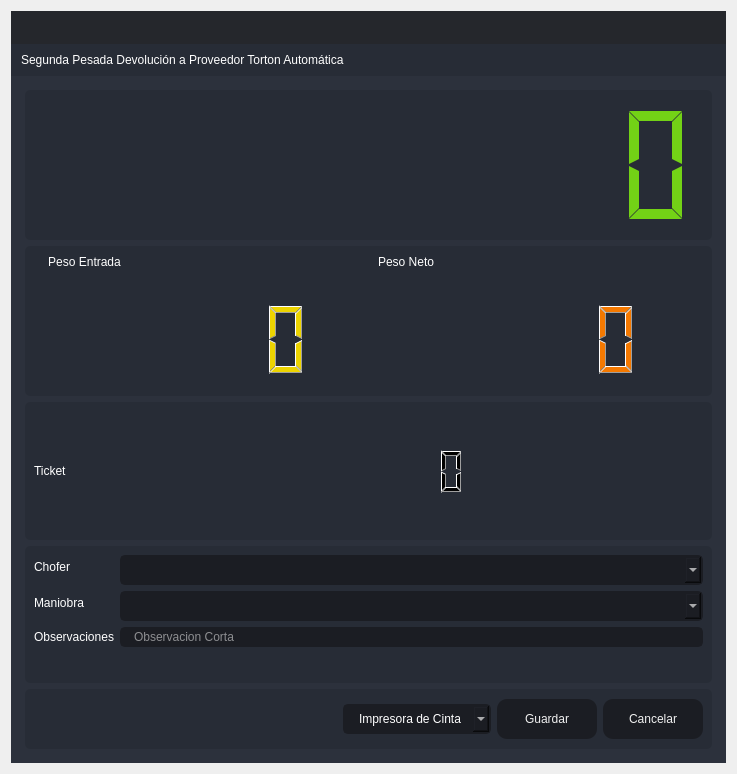
<?xml version="1.0" encoding="UTF-8"?>
<ui version="4.0">
 <class>SegundaPTA</class>
 <widget class="QDialog" name="SegundaPTA">
  <property name="windowModality">
   <enum>Qt::ApplicationModal</enum>
  </property>
  <property name="geometry">
   <rect>
    <x>0</x>
    <y>0</y>
    <width>737</width>
    <height>774</height>
   </rect>
  </property>
  <property name="minimumSize">
   <size>
    <width>737</width>
    <height>774</height>
   </size>
  </property>
  <property name="maximumSize">
   <size>
    <width>737</width>
    <height>774</height>
   </size>
  </property>
  <property name="windowTitle">
   <string>Segunda Pesada Devolución a Proveedor Torton Automática</string>
  </property>
  <property name="windowIcon">
   <iconset resource="files.qrc">
    <normaloff>:/16x16/icons/16x16/logo.png</normaloff>:/16x16/icons/16x16/logo.png</iconset>
  </property>
  <layout class="QVBoxLayout" name="verticalLayout_6">
   <item>
    <widget class="QFrame" name="frame_main">
     <property name="styleSheet">
      <string notr="true">/* LINE EDIT */
QLineEdit {
	background-color: rgb(27, 29, 35);
	border-radius: 5px;
	border: 2px solid rgb(27, 29, 35);
	padding-left: 10px;
}
QLineEdit:hover {
	border: 2px solid rgb(64, 71, 88);
}
QLineEdit:focus {
	border: 2px solid rgb(91, 101, 124);
}

/* SCROLL BARS */
QScrollBar:horizontal {
    border: none;
    background: rgb(52, 59, 72);
    height: 14px;
    margin: 0px 21px 0 21px;
	border-radius: 0px;
}
QScrollBar::handle:horizontal {
    background: rgb(85, 170, 255);
    min-width: 25px;
	border-radius: 7px
}
QScrollBar::add-line:horizontal {
    border: none;
    background: rgb(55, 63, 77);
    width: 20px;
	border-top-right-radius: 7px;
    border-bottom-right-radius: 7px;
    subcontrol-position: right;
    subcontrol-origin: margin;
}
QScrollBar::sub-line:horizontal {
    border: none;
    background: rgb(55, 63, 77);
    width: 20px;
	border-top-left-radius: 7px;
    border-bottom-left-radius: 7px;
    subcontrol-position: left;
    subcontrol-origin: margin;
}
QScrollBar::up-arrow:horizontal, QScrollBar::down-arrow:horizontal
{
     background: none;
}
QScrollBar::add-page:horizontal, QScrollBar::sub-page:horizontal
{
     background: none;
}
 QScrollBar:vertical {
	border: none;
    background: rgb(52, 59, 72);
    width: 14px;
    margin: 21px 0 21px 0;
	border-radius: 0px;
 }
 QScrollBar::handle:vertical {	
	background: rgb(85, 170, 255);
    min-height: 25px;
	border-radius: 7px
 }
 QScrollBar::add-line:vertical {
     border: none;
    background: rgb(55, 63, 77);
     height: 20px;
	border-bottom-left-radius: 7px;
    border-bottom-right-radius: 7px;
     subcontrol-position: bottom;
     subcontrol-origin: margin;
 }
 QScrollBar::sub-line:vertical {
	border: none;
    background: rgb(55, 63, 77);
     height: 20px;
	border-top-left-radius: 7px;
    border-top-right-radius: 7px;
     subcontrol-position: top;
     subcontrol-origin: margin;
 }
 QScrollBar::up-arrow:vertical, QScrollBar::down-arrow:vertical {
     background: none;
 }

 QScrollBar::add-page:vertical, QScrollBar::sub-page:vertical {
     background: none;
 }

/* CHECKBOX */
QCheckBox::indicator {
    border: 3px solid rgb(52, 59, 72);
	width: 15px;
	height: 15px;
	border-radius: 10px;
    background: rgb(44, 49, 60);
}
QCheckBox::indicator:hover {
    border: 3px solid rgb(58, 66, 81);
}
QCheckBox::indicator:checked {
    background: 3px solid rgb(52, 59, 72);
	border: 3px solid rgb(52, 59, 72);	
	background-image: url(:/16x16/icons/16x16/cil-check-alt.png);
}

/* RADIO BUTTON */
QRadioButton::indicator {
    border: 3px solid rgb(52, 59, 72);
	width: 15px;
	height: 15px;
	border-radius: 10px;
    background: rgb(44, 49, 60);
}
QRadioButton::indicator:hover {
    border: 3px solid rgb(58, 66, 81);
}
QRadioButton::indicator:checked {
    background: 3px solid rgb(94, 106, 130);
	border: 3px solid rgb(52, 59, 72);	
}

/* COMBOBOX */
QComboBox{
	background-color: rgb(27, 29, 35);
	border-radius: 5px;
	border: 2px solid rgb(27, 29, 35);
	padding: 5px;
	padding-left: 10px;
}
QComboBox:hover{
	border: 2px solid rgb(64, 71, 88);
}
QComboBox::drop-down {
	subcontrol-origin: padding;
	subcontrol-position: top right;
	width: 25px; 
	border-left-width: 3px;
	border-left-color: rgba(39, 44, 54, 150);
	border-left-style: solid;
	border-top-right-radius: 3px;
	border-bottom-right-radius: 3px;	
	background-image: url(:/16x16/icons/16x16/cil-arrow-bottom.png);
	background-position: center;
	background-repeat: no-reperat;
 }
QComboBox QAbstractItemView {
	color: rgb(85, 170, 255);	
	background-color: rgb(27, 29, 35);
	padding: 10px;
	selection-background-color: rgb(39, 44, 54);
}

/* SLIDERS */
QSlider::groove:horizontal {
    border-radius: 9px;
    height: 18px;
	margin: 0px;
	background-color: rgb(52, 59, 72);
}
QSlider::groove:horizontal:hover {
	background-color: rgb(55, 62, 76);
}
QSlider::handle:horizontal {
    background-color: rgb(85, 170, 255);
    border: none;
    height: 18px;
    width: 18px;
    margin: 0px;
	border-radius: 9px;
}
QSlider::handle:horizontal:hover {
    background-color: rgb(105, 180, 255);
}
QSlider::handle:horizontal:pressed {
    background-color: rgb(65, 130, 195);
}

QSlider::groove:vertical {
    border-radius: 9px;
    width: 18px;
    margin: 0px;
	background-color: rgb(52, 59, 72);
}
QSlider::groove:vertical:hover {
	background-color: rgb(55, 62, 76);
}
QSlider::handle:vertical {
    background-color: rgb(85, 170, 255);
	border: none;
    height: 18px;
    width: 18px;
    margin: 0px;
	border-radius: 9px;
}
QSlider::handle:vertical:hover {
    background-color: rgb(105, 180, 255);
}
QSlider::handle:vertical:pressed {
    background-color: rgb(65, 130, 195);
}

</string>
     </property>
     <property name="frameShape">
      <enum>QFrame::NoFrame</enum>
     </property>
     <property name="frameShadow">
      <enum>QFrame::Raised</enum>
     </property>
     <layout class="QVBoxLayout" name="verticalLayout">
      <property name="spacing">
       <number>0</number>
      </property>
      <property name="leftMargin">
       <number>0</number>
      </property>
      <property name="topMargin">
       <number>0</number>
      </property>
      <property name="rightMargin">
       <number>0</number>
      </property>
      <property name="bottomMargin">
       <number>0</number>
      </property>
      <item>
       <widget class="QFrame" name="frame_top">
        <property name="minimumSize">
         <size>
          <width>0</width>
          <height>65</height>
         </size>
        </property>
        <property name="maximumSize">
         <size>
          <width>16777215</width>
          <height>65</height>
         </size>
        </property>
        <property name="styleSheet">
         <string notr="true">background-color: transparent;</string>
        </property>
        <property name="frameShape">
         <enum>QFrame::NoFrame</enum>
        </property>
        <property name="frameShadow">
         <enum>QFrame::Raised</enum>
        </property>
        <layout class="QHBoxLayout" name="horizontalLayout_3">
         <property name="spacing">
          <number>0</number>
         </property>
         <property name="leftMargin">
          <number>0</number>
         </property>
         <property name="topMargin">
          <number>0</number>
         </property>
         <property name="rightMargin">
          <number>0</number>
         </property>
         <property name="bottomMargin">
          <number>0</number>
         </property>
         <item>
          <widget class="QFrame" name="frame_toggle">
           <property name="maximumSize">
            <size>
             <width>70</width>
             <height>16777215</height>
            </size>
           </property>
           <property name="styleSheet">
            <string notr="true">background-color: rgb(27, 29, 35);</string>
           </property>
           <property name="frameShape">
            <enum>QFrame::NoFrame</enum>
           </property>
           <property name="frameShadow">
            <enum>QFrame::Raised</enum>
           </property>
           <layout class="QVBoxLayout" name="verticalLayout_3">
            <property name="spacing">
             <number>0</number>
            </property>
            <property name="leftMargin">
             <number>0</number>
            </property>
            <property name="topMargin">
             <number>0</number>
            </property>
            <property name="rightMargin">
             <number>0</number>
            </property>
            <property name="bottomMargin">
             <number>0</number>
            </property>
           </layout>
          </widget>
         </item>
         <item>
          <widget class="QFrame" name="frame_top_right">
           <property name="styleSheet">
            <string notr="true">background: transparent;</string>
           </property>
           <property name="frameShape">
            <enum>QFrame::NoFrame</enum>
           </property>
           <property name="frameShadow">
            <enum>QFrame::Raised</enum>
           </property>
           <layout class="QVBoxLayout" name="verticalLayout_2">
            <property name="spacing">
             <number>0</number>
            </property>
            <property name="leftMargin">
             <number>0</number>
            </property>
            <property name="topMargin">
             <number>0</number>
            </property>
            <property name="rightMargin">
             <number>0</number>
            </property>
            <property name="bottomMargin">
             <number>0</number>
            </property>
            <item>
             <widget class="QFrame" name="frame_top_btns">
              <property name="maximumSize">
               <size>
                <width>16777215</width>
                <height>42</height>
               </size>
              </property>
              <property name="styleSheet">
               <string notr="true">background-color: rgba(27, 29, 35, 200)</string>
              </property>
              <property name="frameShape">
               <enum>QFrame::NoFrame</enum>
              </property>
              <property name="frameShadow">
               <enum>QFrame::Raised</enum>
              </property>
              <layout class="QHBoxLayout" name="horizontalLayout_4">
               <property name="spacing">
                <number>0</number>
               </property>
               <property name="leftMargin">
                <number>0</number>
               </property>
               <property name="topMargin">
                <number>0</number>
               </property>
               <property name="rightMargin">
                <number>0</number>
               </property>
               <property name="bottomMargin">
                <number>0</number>
               </property>
               <item>
                <widget class="QFrame" name="frame_label_top_btns">
                 <property name="sizePolicy">
                  <sizepolicy hsizetype="Expanding" vsizetype="Preferred">
                   <horstretch>0</horstretch>
                   <verstretch>0</verstretch>
                  </sizepolicy>
                 </property>
                 <property name="frameShape">
                  <enum>QFrame::NoFrame</enum>
                 </property>
                 <property name="frameShadow">
                  <enum>QFrame::Raised</enum>
                 </property>
                 <layout class="QHBoxLayout" name="horizontalLayout_10">
                  <property name="spacing">
                   <number>0</number>
                  </property>
                  <property name="leftMargin">
                   <number>5</number>
                  </property>
                  <property name="topMargin">
                   <number>0</number>
                  </property>
                  <property name="rightMargin">
                   <number>10</number>
                  </property>
                  <property name="bottomMargin">
                   <number>0</number>
                  </property>
                 </layout>
                </widget>
               </item>
               <item alignment="Qt::AlignRight">
                <widget class="QFrame" name="frame_btns_right">
                 <property name="sizePolicy">
                  <sizepolicy hsizetype="Expanding" vsizetype="Preferred">
                   <horstretch>0</horstretch>
                   <verstretch>0</verstretch>
                  </sizepolicy>
                 </property>
                 <property name="maximumSize">
                  <size>
                   <width>120</width>
                   <height>16777215</height>
                  </size>
                 </property>
                 <property name="frameShape">
                  <enum>QFrame::NoFrame</enum>
                 </property>
                 <property name="frameShadow">
                  <enum>QFrame::Raised</enum>
                 </property>
                 <layout class="QHBoxLayout" name="horizontalLayout_5">
                  <property name="spacing">
                   <number>0</number>
                  </property>
                  <property name="leftMargin">
                   <number>0</number>
                  </property>
                  <property name="topMargin">
                   <number>0</number>
                  </property>
                  <property name="rightMargin">
                   <number>0</number>
                  </property>
                  <property name="bottomMargin">
                   <number>0</number>
                  </property>
                 </layout>
                </widget>
               </item>
              </layout>
             </widget>
            </item>
            <item>
             <widget class="QFrame" name="frame_top_info">
              <property name="maximumSize">
               <size>
                <width>16777215</width>
                <height>65</height>
               </size>
              </property>
              <property name="styleSheet">
               <string notr="true">background-color: rgb(39, 44, 54);</string>
              </property>
              <property name="frameShape">
               <enum>QFrame::NoFrame</enum>
              </property>
              <property name="frameShadow">
               <enum>QFrame::Raised</enum>
              </property>
              <layout class="QHBoxLayout" name="horizontalLayout_8">
               <property name="spacing">
                <number>0</number>
               </property>
               <property name="leftMargin">
                <number>10</number>
               </property>
               <property name="topMargin">
                <number>0</number>
               </property>
               <property name="rightMargin">
                <number>10</number>
               </property>
               <property name="bottomMargin">
                <number>0</number>
               </property>
               <item>
                <widget class="QLabel" name="label">
                 <property name="styleSheet">
                  <string notr="true">font: 75 16pt &quot;MS Shell Dlg 2&quot;;
color: rgb(255, 255, 255);</string>
                 </property>
                 <property name="text">
                  <string>Segunda Pesada Devolución a Proveedor Torton Automática</string>
                 </property>
                </widget>
               </item>
              </layout>
             </widget>
            </item>
           </layout>
          </widget>
         </item>
        </layout>
       </widget>
      </item>
      <item>
       <widget class="QFrame" name="frame_center">
        <property name="sizePolicy">
         <sizepolicy hsizetype="Expanding" vsizetype="Expanding">
          <horstretch>0</horstretch>
          <verstretch>0</verstretch>
         </sizepolicy>
        </property>
        <property name="styleSheet">
         <string notr="true">background-color: rgb(40, 44, 52);</string>
        </property>
        <property name="frameShape">
         <enum>QFrame::NoFrame</enum>
        </property>
        <property name="frameShadow">
         <enum>QFrame::Raised</enum>
        </property>
        <layout class="QHBoxLayout" name="horizontalLayout_2">
         <property name="spacing">
          <number>0</number>
         </property>
         <property name="leftMargin">
          <number>0</number>
         </property>
         <property name="topMargin">
          <number>0</number>
         </property>
         <property name="rightMargin">
          <number>0</number>
         </property>
         <property name="bottomMargin">
          <number>0</number>
         </property>
         <item>
          <widget class="QFrame" name="frame_content_right">
           <property name="styleSheet">
            <string notr="true">background-color: rgb(44, 49, 60);</string>
           </property>
           <property name="frameShape">
            <enum>QFrame::NoFrame</enum>
           </property>
           <property name="frameShadow">
            <enum>QFrame::Raised</enum>
           </property>
           <layout class="QVBoxLayout" name="verticalLayout_4">
            <property name="spacing">
             <number>0</number>
            </property>
            <property name="leftMargin">
             <number>0</number>
            </property>
            <property name="topMargin">
             <number>0</number>
            </property>
            <property name="rightMargin">
             <number>0</number>
            </property>
            <property name="bottomMargin">
             <number>0</number>
            </property>
            <item>
             <widget class="QFrame" name="frame_content">
              <property name="frameShape">
               <enum>QFrame::NoFrame</enum>
              </property>
              <property name="frameShadow">
               <enum>QFrame::Raised</enum>
              </property>
              <layout class="QVBoxLayout" name="verticalLayout_9">
               <property name="spacing">
                <number>0</number>
               </property>
               <property name="leftMargin">
                <number>5</number>
               </property>
               <property name="topMargin">
                <number>5</number>
               </property>
               <property name="rightMargin">
                <number>5</number>
               </property>
               <property name="bottomMargin">
                <number>5</number>
               </property>
               <item>
                <widget class="QStackedWidget" name="stackedWidget">
                 <property name="styleSheet">
                  <string notr="true">background: transparent;</string>
                 </property>
                 <property name="currentIndex">
                  <number>0</number>
                 </property>
                 <widget class="QWidget" name="page_home">
                  <layout class="QVBoxLayout" name="verticalLayout_10">
                   <item>
                    <widget class="QFrame" name="frame_3">
                     <property name="minimumSize">
                      <size>
                       <width>0</width>
                       <height>150</height>
                      </size>
                     </property>
                     <property name="maximumSize">
                      <size>
                       <width>16777215</width>
                       <height>150</height>
                      </size>
                     </property>
                     <property name="styleSheet">
                      <string notr="true">background-color: rgb(39, 44, 54);
border-radius: 5px;</string>
                     </property>
                     <property name="frameShape">
                      <enum>QFrame::StyledPanel</enum>
                     </property>
                     <property name="frameShadow">
                      <enum>QFrame::Raised</enum>
                     </property>
                     <layout class="QVBoxLayout" name="verticalLayout_11">
                      <item>
                       <layout class="QVBoxLayout" name="verticalLayout_8">
                        <item>
                         <widget class="QLCDNumber" name="lcdNumber_7">
                          <property name="styleSheet">
                           <string notr="true">color:rgb(115, 210, 22)</string>
                          </property>
                          <property name="digitCount">
                           <number>10</number>
                          </property>
                          <property name="segmentStyle">
                           <enum>QLCDNumber::Flat</enum>
                          </property>
                         </widget>
                        </item>
                       </layout>
                      </item>
                     </layout>
                    </widget>
                   </item>
                   <item>
                    <widget class="QFrame" name="frame_4">
                     <property name="minimumSize">
                      <size>
                       <width>0</width>
                       <height>150</height>
                      </size>
                     </property>
                     <property name="maximumSize">
                      <size>
                       <width>16777215</width>
                       <height>150</height>
                      </size>
                     </property>
                     <property name="styleSheet">
                      <string notr="true">background-color: rgb(39, 44, 54);
border-radius: 5px;</string>
                     </property>
                     <property name="frameShape">
                      <enum>QFrame::StyledPanel</enum>
                     </property>
                     <property name="frameShadow">
                      <enum>QFrame::Raised</enum>
                     </property>
                     <layout class="QHBoxLayout" name="horizontalLayout_6">
                      <item>
                       <layout class="QFormLayout" name="formLayout_4">
                        <property name="sizeConstraint">
                         <enum>QLayout::SetDefaultConstraint</enum>
                        </property>
                        <property name="fieldGrowthPolicy">
                         <enum>QFormLayout::FieldsStayAtSizeHint</enum>
                        </property>
                        <property name="rowWrapPolicy">
                         <enum>QFormLayout::DontWrapRows</enum>
                        </property>
                        <property name="labelAlignment">
                         <set>Qt::AlignLeading|Qt::AlignLeft|Qt::AlignVCenter</set>
                        </property>
                        <property name="formAlignment">
                         <set>Qt::AlignHCenter|Qt::AlignTop</set>
                        </property>
                        <property name="horizontalSpacing">
                         <number>10</number>
                        </property>
                        <property name="verticalSpacing">
                         <number>30</number>
                        </property>
                        <property name="leftMargin">
                         <number>0</number>
                        </property>
                        <property name="rightMargin">
                         <number>0</number>
                        </property>
                        <item row="0" column="0">
                         <widget class="QLabel" name="label_3">
                          <property name="layoutDirection">
                           <enum>Qt::LeftToRight</enum>
                          </property>
                          <property name="styleSheet">
                           <string notr="true">color: rgb(255, 255, 255);
font: 75 12pt &quot;MS Shell Dlg 2&quot;;</string>
                          </property>
                          <property name="frameShape">
                           <enum>QFrame::NoFrame</enum>
                          </property>
                          <property name="text">
                           <string>Peso Entrada</string>
                          </property>
                          <property name="alignment">
                           <set>Qt::AlignCenter</set>
                          </property>
                         </widget>
                        </item>
                        <item row="0" column="1">
                         <widget class="QLabel" name="label_4">
                          <property name="styleSheet">
                           <string notr="true">color: rgb(255, 255, 255);
font: 75 12pt &quot;MS Shell Dlg 2&quot;;</string>
                          </property>
                          <property name="text">
                           <string>Peso Neto</string>
                          </property>
                          <property name="alignment">
                           <set>Qt::AlignCenter</set>
                          </property>
                         </widget>
                        </item>
                        <item row="1" column="0">
                         <widget class="QLCDNumber" name="lcdNumber_3">
                          <property name="minimumSize">
                           <size>
                            <width>320</width>
                            <height>80</height>
                           </size>
                          </property>
                          <property name="maximumSize">
                           <size>
                            <width>16777215</width>
                            <height>80</height>
                           </size>
                          </property>
                          <property name="styleSheet">
                           <string notr="true">color:rgb(237, 212, 0)</string>
                          </property>
                         </widget>
                        </item>
                        <item row="1" column="1">
                         <widget class="QLCDNumber" name="lcdNumber_1">
                          <property name="minimumSize">
                           <size>
                            <width>320</width>
                            <height>80</height>
                           </size>
                          </property>
                          <property name="maximumSize">
                           <size>
                            <width>320</width>
                            <height>80</height>
                           </size>
                          </property>
                          <property name="styleSheet">
                           <string notr="true">color: rgb(245, 121, 0)</string>
                          </property>
                         </widget>
                        </item>
                       </layout>
                      </item>
                     </layout>
                    </widget>
                   </item>
                   <item>
                    <widget class="QFrame" name="frame_5">
                     <property name="minimumSize">
                      <size>
                       <width>0</width>
                       <height>100</height>
                      </size>
                     </property>
                     <property name="styleSheet">
                      <string notr="true">background-color: rgb(39, 44, 54);
border-radius: 5px;</string>
                     </property>
                     <property name="frameShape">
                      <enum>QFrame::StyledPanel</enum>
                     </property>
                     <property name="frameShadow">
                      <enum>QFrame::Raised</enum>
                     </property>
                     <layout class="QHBoxLayout" name="horizontalLayout_7">
                      <item>
                       <layout class="QHBoxLayout" name="horizontalLayout">
                        <item>
                         <widget class="QLabel" name="label_5">
                          <property name="styleSheet">
                           <string notr="true">color: rgb(255, 255, 255);
font: 75 12pt &quot;MS Shell Dlg 2&quot;;</string>
                          </property>
                          <property name="text">
                           <string>Ticket</string>
                          </property>
                         </widget>
                        </item>
                        <item>
                         <widget class="QLCDNumber" name="lcdNumber_9">
                          <property name="minimumSize">
                           <size>
                            <width>600</width>
                            <height>50</height>
                           </size>
                          </property>
                          <property name="maximumSize">
                           <size>
                            <width>600</width>
                            <height>50</height>
                           </size>
                          </property>
                          <property name="layoutDirection">
                           <enum>Qt::RightToLeft</enum>
                          </property>
                          <property name="autoFillBackground">
                           <bool>false</bool>
                          </property>
                         </widget>
                        </item>
                       </layout>
                      </item>
                     </layout>
                    </widget>
                   </item>
                   <item>
                    <widget class="QFrame" name="frame">
                     <property name="styleSheet">
                      <string notr="true">background-color: rgb(39, 44, 54);
border-radius: 5px;</string>
                     </property>
                     <property name="frameShape">
                      <enum>QFrame::StyledPanel</enum>
                     </property>
                     <property name="frameShadow">
                      <enum>QFrame::Raised</enum>
                     </property>
                     <layout class="QVBoxLayout" name="verticalLayout_5">
                      <item>
                       <layout class="QVBoxLayout" name="verticalLayout_12">
                        <item>
                         <layout class="QFormLayout" name="formLayout">
                          <item row="1" column="0">
                           <widget class="QLabel" name="label_6">
                            <property name="styleSheet">
                             <string notr="true">color: rgb(255, 255, 255);
font: 75 12pt &quot;MS Shell Dlg 2&quot;;</string>
                            </property>
                            <property name="text">
                             <string>Chofer</string>
                            </property>
                           </widget>
                          </item>
                          <item row="1" column="1">
                           <widget class="QComboBox" name="comboBox_operador">
                            <property name="styleSheet">
                             <string notr="true">QComboBox{
	background-color: rgb(27, 29, 35);
	border-radius: 5px;
	border: 2px solid rgb(27, 29, 35);
	padding: 5px;
	padding-left: 14px;
	color: rgb(255, 255, 255);
    font: 75 12pt &quot;MS Shell Dlg 2&quot;;
}
QComboBox:hover{
	border: 2px solid rgb(64, 71, 88);
}
QComboBox QAbstractItemView {
	color: rgb(85, 170, 255);	
	background-color: rgb(27, 29, 35);
	padding: 10px;
	selection-background-color: rgb(39, 44, 54);
}</string>
                            </property>
                           </widget>
                          </item>
                          <item row="2" column="0">
                           <widget class="QLabel" name="label_8">
                            <property name="styleSheet">
                             <string notr="true">color: rgb(255, 255, 255);
font: 75 12pt &quot;MS Shell Dlg 2&quot;;</string>
                            </property>
                            <property name="text">
                             <string>Maniobra</string>
                            </property>
                           </widget>
                          </item>
                          <item row="2" column="1">
                           <widget class="QComboBox" name="comboBox_maniobra">
                            <property name="styleSheet">
                             <string notr="true">QComboBox{
	background-color: rgb(27, 29, 35);
	border-radius: 5px;
	border: 2px solid rgb(27, 29, 35);
	padding: 5px;
	padding-left: 14px;
	color: rgb(255, 255, 255);
    font: 75 12pt &quot;MS Shell Dlg 2&quot;;
}
QComboBox:hover{
	border: 2px solid rgb(64, 71, 88);
}
QComboBox QAbstractItemView {
	color: rgb(85, 170, 255);	
	background-color: rgb(27, 29, 35);
	padding: 10px;
	selection-background-color: rgb(39, 44, 54);
}</string>
                            </property>
                           </widget>
                          </item>
                          <item row="3" column="0">
                           <widget class="QLabel" name="label_7">
                            <property name="styleSheet">
                             <string notr="true">color: rgb(255, 255, 255);
font: 75 12pt &quot;MS Shell Dlg 2&quot;;</string>
                            </property>
                            <property name="text">
                             <string>Observaciones</string>
                            </property>
                           </widget>
                          </item>
                          <item row="4" column="0">
                           <widget class="Line" name="line">
                            <property name="orientation">
                             <enum>Qt::Horizontal</enum>
                            </property>
                           </widget>
                          </item>
                          <item row="3" column="1">
                           <widget class="QLineEdit" name="observaciones">
                            <property name="styleSheet">
                             <string notr="true">QLineEdit {
	background-color: rgb(27, 29, 35);
	border-radius: 5px;
	border: 2px solid rgb(27, 29, 35);
	padding-left: 10px;
	font: 75 12pt &quot;MS Shell Dlg 2&quot;;
	color: rgb(255, 255, 255);
}
QLineEdit:hover {
	border: 2px solid rgb(64, 71, 88);
}
QLineEdit:focus {
	border: 2px solid rgb(91, 101, 124);
}</string>
                            </property>
                            <property name="maxLength">
                             <number>125</number>
                            </property>
                            <property name="placeholderText">
                             <string>Observacion Corta</string>
                            </property>
                           </widget>
                          </item>
                         </layout>
                        </item>
                       </layout>
                      </item>
                     </layout>
                    </widget>
                   </item>
                   <item>
                    <widget class="QFrame" name="frame_2">
                     <property name="minimumSize">
                      <size>
                       <width>0</width>
                       <height>60</height>
                      </size>
                     </property>
                     <property name="maximumSize">
                      <size>
                       <width>16777215</width>
                       <height>60</height>
                      </size>
                     </property>
                     <property name="styleSheet">
                      <string notr="true">background-color: rgb(39, 44, 54);
border-radius: 5px;</string>
                     </property>
                     <property name="frameShape">
                      <enum>QFrame::StyledPanel</enum>
                     </property>
                     <property name="frameShadow">
                      <enum>QFrame::Raised</enum>
                     </property>
                     <layout class="QHBoxLayout" name="horizontalLayout_9">
                      <item>
                       <layout class="QGridLayout" name="gridLayout">
                        <item row="0" column="3">
                         <widget class="QPushButton" name="btnr">
                          <property name="minimumSize">
                           <size>
                            <width>100</width>
                            <height>40</height>
                           </size>
                          </property>
                          <property name="styleSheet">
                           <string notr="true">QPushButton {
	border-color: rgb(27, 29, 35);
	font: 75 10pt &quot;MS Shell Dlg 2&quot;;
	color: rgb(240, 240, 240);
	background-color: rgb(27, 29, 35);
	border: 0px solid;
	border-radius: 10px;	
}
QPushButton:hover {
	background-color:rgb(44, 49, 60);
	border-color: rgb(27, 29, 35);
	border: 2px solid;
}</string>
                          </property>
                          <property name="text">
                           <string>Cancelar</string>
                          </property>
                         </widget>
                        </item>
                        <item row="0" column="0">
                         <spacer name="horizontalSpacer">
                          <property name="orientation">
                           <enum>Qt::Horizontal</enum>
                          </property>
                          <property name="sizeHint" stdset="0">
                           <size>
                            <width>40</width>
                            <height>20</height>
                           </size>
                          </property>
                         </spacer>
                        </item>
                        <item row="0" column="2">
                         <widget class="QPushButton" name="btn_guardar">
                          <property name="minimumSize">
                           <size>
                            <width>100</width>
                            <height>40</height>
                           </size>
                          </property>
                          <property name="styleSheet">
                           <string notr="true">QPushButton {
	border-color: rgb(27, 29, 35);
	font: 75 10pt &quot;MS Shell Dlg 2&quot;;
	color: rgb(240, 240, 240);
	background-color: rgb(27, 29, 35);
	border: 0px solid;
	border-radius: 10px;	
}
QPushButton:hover {
	background-color:rgb(44, 49, 60);
	border-color: rgb(27, 29, 35);
	border: 2px solid;
}</string>
                          </property>
                          <property name="text">
                           <string>Guardar</string>
                          </property>
                         </widget>
                        </item>
                        <item row="0" column="1">
                         <widget class="QComboBox" name="comboBox_impresora">
                          <property name="styleSheet">
                           <string notr="true">QComboBox{
	background-color: rgb(27, 29, 35);
	border-radius: 5px;
	border: 2px solid rgb(27, 29, 35);
	padding: 5px;
	padding-left: 14px;
	color: rgb(255, 255, 255);
    font: 75 12pt &quot;MS Shell Dlg 2&quot;;
}
QComboBox:hover{
	border: 2px solid rgb(64, 71, 88);
}
QComboBox QAbstractItemView {
	color: rgb(85, 170, 255);	
	background-color: rgb(27, 29, 35);
	padding: 10px;
	selection-background-color: rgb(39, 44, 54);
}</string>
                          </property>
                          <item>
                           <property name="text">
                            <string>Impresora de Cinta</string>
                           </property>
                          </item>
                          <item>
                           <property name="text">
                            <string>Impresora Windows</string>
                           </property>
                          </item>
                         </widget>
                        </item>
                       </layout>
                      </item>
                     </layout>
                    </widget>
                   </item>
                  </layout>
                 </widget>
                </widget>
               </item>
              </layout>
             </widget>
            </item>
           </layout>
          </widget>
         </item>
        </layout>
       </widget>
      </item>
     </layout>
    </widget>
   </item>
  </layout>
 </widget>
 <resources>
  <include location="files.qrc"/>
 </resources>
 <connections/>
</ui>
